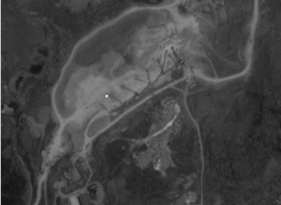
%> input picture 课程/图像处理与分析/code/task2/code2.3/jx.png, 281 x 205 px
$ octave code_2_3.m   (GNU Octave 9; MATLAB toolbox functions it lacks are replaced by stand-ins)
%> lines starting %> are read from the running program, lines starting %| are printed output that depends on the picture
%用对数变换法缩小灰度图像动态范围

I=imread('jx.png');                 %将图像读入变量I
%> I is the input picture: size 205x281x3 uint8; min 16, max 248, mean 68.2
I1=double(I);                       %双精度化
I2=im2double(I);                    %图像灰度值双精度化
I3=mat2gray(log(I1+1));             %对数变换并将图像的灰度范围变换为[0,1]
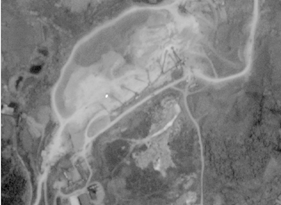
%> I3: size 205x281x3 double; min 0, max 1, mean 0.501

%对数变换缩小前后的图像和直方图
subplot(2,2,1),imshow(I),title('原图');
subplot(2,2,2),imhist(I2),title('原图直方图');
subplot(2,2,3),imshow(I3),title('对数变换缩小后的图像');
subplot(2,2,4),imhist(I3),title('对数变换缩小后直方图');
%> after `title('对数变换缩小后直方图')`:
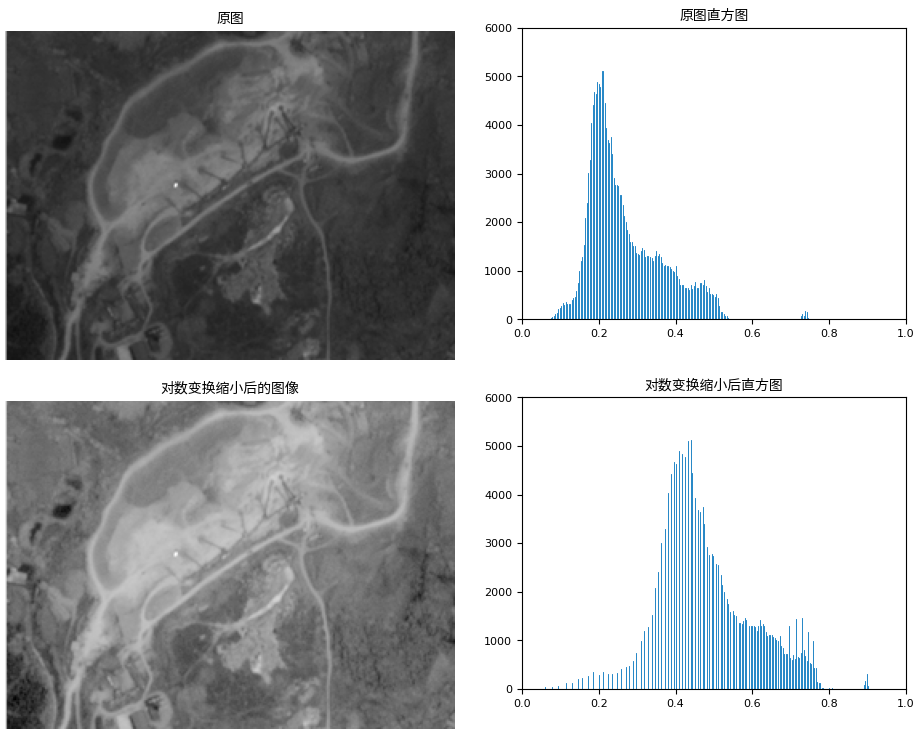
%> figure redrawn from the program's plot data, 4 panels
